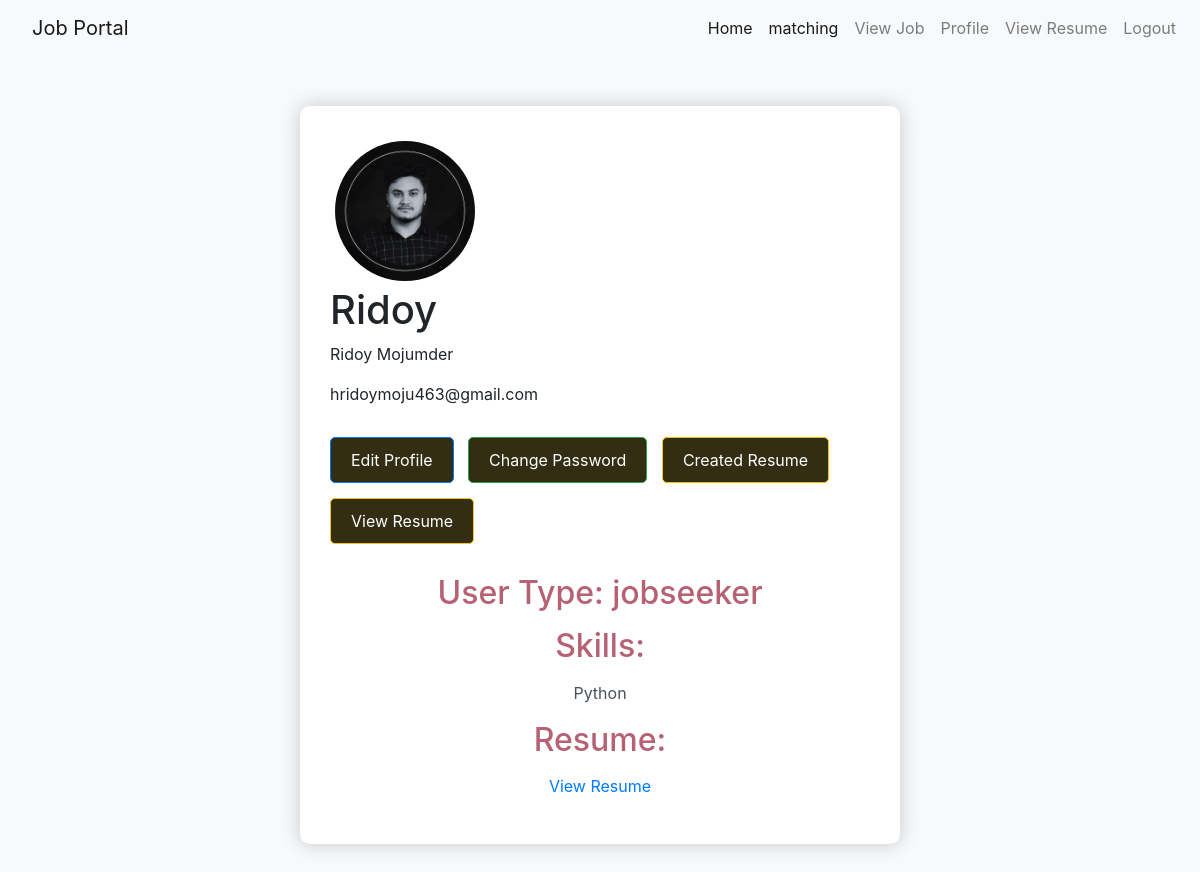
/profilePage (signed in), run on the app's committed database.
### myApp/models.py (models this page shows, shortened)
class Custom_User(AbstractUser):
    USER=[
        ('recruiter', 'Recruiter'),
        ('jobseeker', 'JobSeeker')
    ]
    display_name=models.CharField(max_length=100)
    email=models.EmailField(unique=True)
    password=models.CharField(max_length=100)
    confirm_password=models.CharField(max_length=100)
    user_type=models.CharField(choices=USER, max_length=120)
    Profile_picture=models.ImageField(upload_to="media/Profile_pic",null=True)

class Jobseeker_Profile(models.Model):
    user=models.OneToOneField(Custom_User, on_delete=models.CASCADE,null=True, related_name='jobseekerprofile')
    resumes=models.FileField(upload_to="media/resumes",null=True)
    skils=models.CharField(max_length=100,null=True)

### RIDOY_001037_JobPortal/views.py (the view)
# urls.py: path('profilePage',profilePage,name="profilePage"),
@login_required
def profilePage(request):
    return render(request,"profile.html")

### template/profile.html (shortened to what this page needs)
{% extends "deshborad.html" %}
{% block content %}
<!DOCTYPE html>
<html lang="en">
<head>
    <link href="https://maxcdn.bootstrapcdn.com/bootstrap/4.5.2/css/bootstrap.min.css" rel="stylesheet">
</head>
<body>
    <form action="" method="POST" enctype="multipart/form-data">
        <div class="profile-container">
            <div class="profile-header">
                {% if user.user_type == 'recruiter' or user.user_type == 'jobseeker' or user.user_type == 'generaluser' or user.user_type == 'stuff' %}
                    <img class="profile-picture img-fluid" src="/{{ request.user.Profile_picture }}" alt="Profile Picture">
                {% endif %}
                <h1>{{ request.user.username }}</h1>
                <p>{{ request.user.display_name }}</p>
                <p>{{ request.user.email }}</p>
                <a href="{% url 'EditprofilePage' %}" class="btn btn-primary edit-profile-button">Edit Profile</a>
                <a href="{% url 'changepassPage' %}" class="btn btn-success edit-profile-button">Change Password</a>
                {% if user.user_type == 'jobseeker' %}
                    <a href="{% url 'createdresumebyjobseeker' %}" class="btn btn-warning edit-profile-button">Created Resume</a>
                    {% if user.jobseekerprofile.resumes %}
                        <a href="{{ request.user.jobseekerprofile.resumes.url }}" target="_blank"
                           class="btn btn-warning edit-profile-button">View Resume</a>
                    {% endif %}
                {% endif %}
            </div>
            <div class="profile-info">
                <h2>User Type: {{ request.user.user_type }}</h2>
                {% if user.user_type == 'jobseeker' %}
                    <h2>Skills:</h2>
                    <p>{{ request.user.jobseekerprofile.skils }}</p>
                    <h2>Resume:</h2>
                    <p><a href="{{ request.user.jobseekerprofile.resumes.url }}" class="resume-link"
                          target="_blank">View Resume</a></p>
                {% endif %}
            </div>
        </div>
    </form>
</body>
</html>
{% endblock %}

### template/deshborad.html (style rules this page uses)
body { font-family: Arial, sans-serif; margin: 0; padding: 0; background-color: #f3f4f6; color: #1f2937; }
.btn-primary { background-color: #2563eb; color: #fff; border: none; border-radius: 4px; padding: 10px 20px; text-decoration: none; transition: background-color 0.3s; }
form { max-width: 600px; margin: 0 auto; }

### template/profile.html (style rules this page uses)
body { background-color: #f8f9fa; }
.profile-container { max-width: 800px; margin: 50px auto; background-color: #ffffff; padding: 30px; border-radius: 10px; box-shadow: 0 0 20px rgba(0, 0, 0, 0.2); }
.profile-picture { max-width: 150px; height: auto; border-radius: 50%; border: 5px solid #ffffff; }
.profile-info { text-align: center; margin-top: 30px; }
.edit-profile-button { margin-top: 15px; margin-right: 10px; font-size: 16px; }
.action-buttons a, .edit-profile-button { display: inline-block; padding: 10px 20px; border-radius: 5px; text-decoration: none; }
.edit-profile-button { background-color: #332d14; color: #fff; }
.profile-info h2 { margin-bottom: 15px; color: #b66274; }
.profile-info p { font-size: 16px; color: #495057; }

### data on the page
Custom_User: user.Profile_picture (picture), user.username "Ridoy", user.display_name "Ridoy Mojumder", user.email "hridoymoju463@gmail.com", user.user_type "jobseeker", user.jobseekerprofile.skils "Python"
